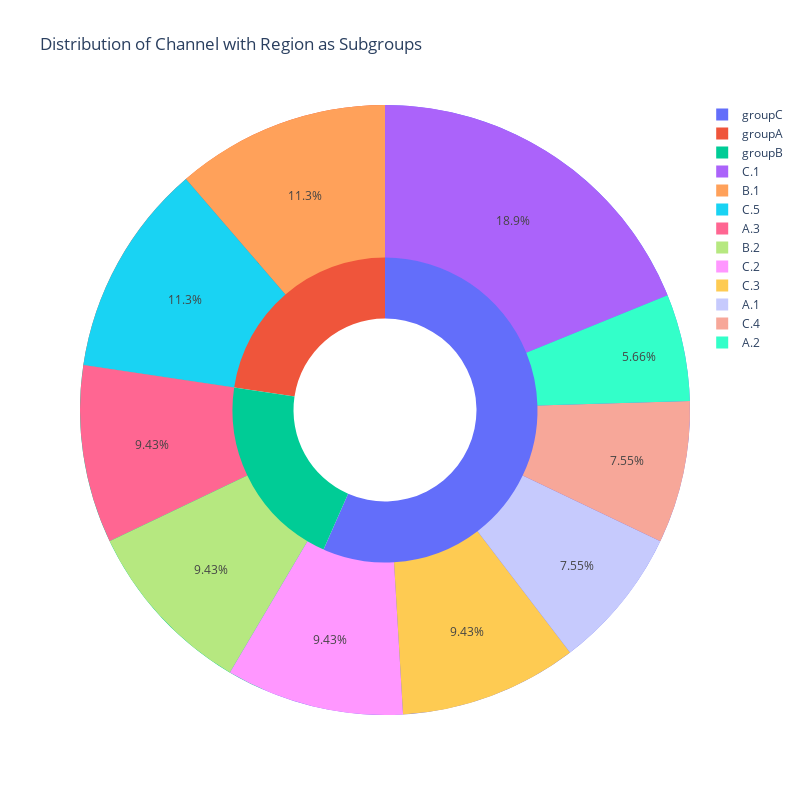

Source (notebook cell):
### Code cell
# use ploty to create a donut chart for the distribution of channel, having region as subgroups
import plotly.graph_objects as go
group_names = df['Channel'].unique().tolist()
group_size = df['Channel'].value_counts()
subgroup_names = ['SZ_offline', 'HK_offline', 'TW_offline', 'SZ_online', 'HK_online', 'TW_online']
subgroup_size = df.groupby('Channel')['Region'].value_counts().unstack().fillna(0).values.flatten()
labels = group_names
values = group_size
sub_labels = subgroup_names
sub_values = subgroup_size
fig = go.Figure()
fig.add_trace(go.Pie(labels=labels, values=values, hole=.3, name='Channel',
                     marker_colors=[a(0.6), b(0.6)]))
fig.add_trace(go.Pie(labels=sub_labels, values=sub_values, hole=.5, name='Region',
                        marker_colors=[a(0.5), a(0.4), a(0.3), b(0.5), b(0.4), b(0.3)])
                )
fig.update_layout(title_text='Distribution of Channel with Region as Subgroups')
# adjust the size of the chart
fig.update_layout(
    autosize=False,
    width=800,
    height=800,
)
fig.show()

### Figure 1 — Plotly figure (JSON) as saved in the notebook; plotly's stock layout.template omitted (floating-point values rounded to 4 significant figures)
{"data": [{"hole": 0.3, "labels": ["groupA", "groupB", "groupC"], "marker": {"colors": [[0.291, 0.5945, 0.789, 1], [0.9467, 0.2682, 0.1961, 1]]}, "name": "Channel", "type": "pie", "values": [12, 11, 30]}, {"hole": 0.5, "labels": ["A.1", "A.2", "A.3", "B.1", "B.2", "C.1", "C.2", "C.3", "C.4", "C.5"], "marker": {"colors": [[0.4171, 0.6806, 0.8382, 1], [0.5796, 0.7702, 0.8737, 1], [0.7162, 0.8332, 0.9162, 1], [0.9836, 0.4128, 0.2884, 1], [0.9875, 0.5412, 0.4157, 1], [0.9882, 0.6715, 0.5605, 1]]}, "name": "Region", "type": "pie", "values": [4, 3, 5, 6, 5, 10, 5, 5, 4, 6]}], "layout": {"autosize": false, "height": 800, "title": {"text": "Distribution of Channel with Region as Subgroups"}, "width": 800}}
